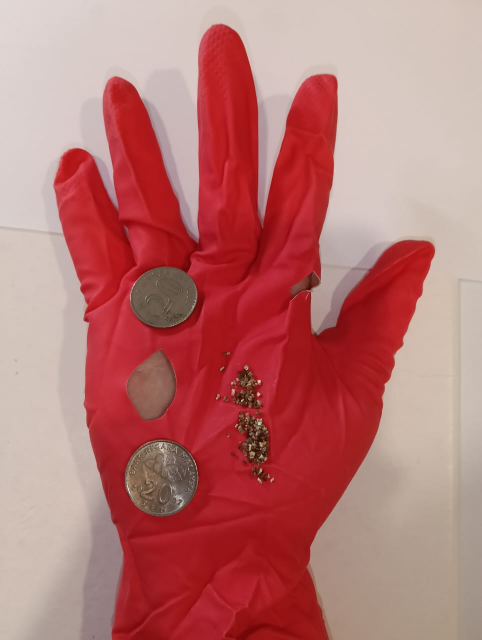
%> input picture LatexGloves/Latex Glove/AllDef.jpeg, 963 x 1280 px (shown at 1/2 size)
$ octave --eval "LatexForeignObject(imread('Latex Glove/AllDef.jpeg'));"   (GNU Octave 9; MATLAB toolbox functions it lacks are replaced by stand-ins)
%> lines starting %> are read from the running program, lines starting %| are printed output that depends on the picture; in (x1, y1, x2, y2) boxes, pixels count from 0 and x2, y2 are one past the last pixel; in counts of white or black regions, pixels touching at a corner belong together; the program's own positions count from 1
function LatexForeignObject(input_img, showFigures)
% LATEXFOREIGNOBJECT - Detect foreign objects on a red latex glove
%
% Step by step:
%   1. Grayscale + median filter (preprocessing)
%   2. HSV conversion
%   3. Separate background from hand+glove
%   4. Extract red glove from the hand+glove region
%   5. Anything not red glove within the hand+glove = foreign object

    if nargin < 2, showFigures = true; end

    try
        %% ── STEP 1: GRAYSCALE + MEDIAN FILTER ───────────────────────────
        gray_img     = GloveDetectionUtils.convertToGrayscale(input_img);
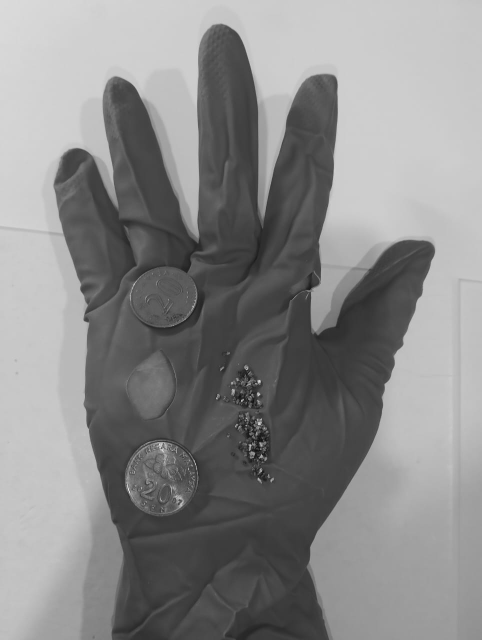
%> gray_img: size 1280x963 uint8 (shown at 1/2 size); min 9, max 253, mean 137.4
        filtered_img = GloveDetectionUtils.applyMedianFilter(gray_img, [5 5]);

        %% ── STEP 2: HSV ──────────────────────────────────────────────────
        hsv_img = rgb2hsv(input_img);
%> hsv_img: size 1280x963x3 double; mean H, S, V 0.443, 0.419, 0.723
        H = hsv_img(:,:,1);
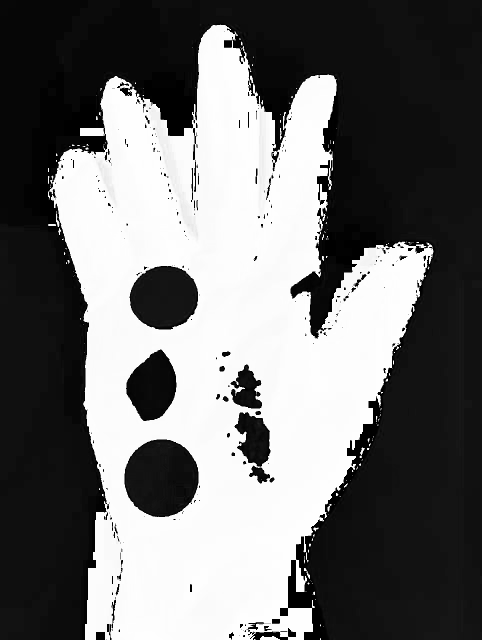
%> H: size 1280x963 double (shown at 1/2 size); min 0, max 0.999, mean 0.443
        S = hsv_img(:,:,2);
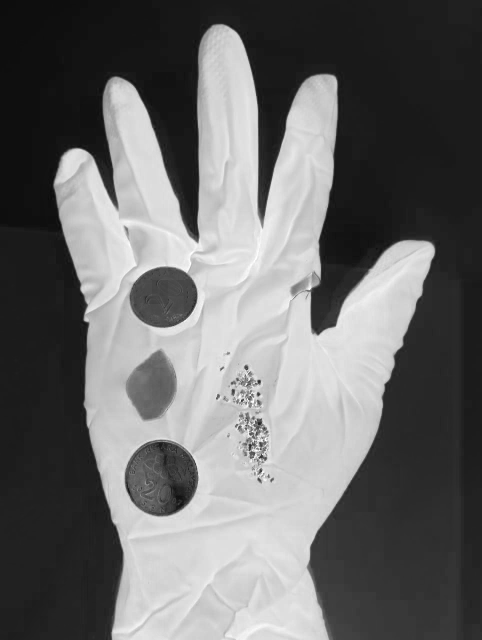
%> S: size 1280x963 double (shown at 1/2 size); min 0.0309, max 1, mean 0.419
        V = hsv_img(:,:,3);
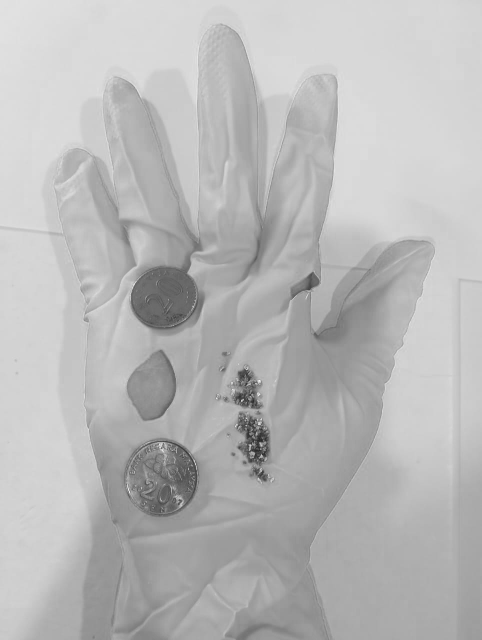
%> V: size 1280x963 double (shown at 1/2 size); min 0.114, max 1, mean 0.723

        %% ── STEP 3: SEPARATE BACKGROUND FROM HAND+GLOVE ─────────────────
        % Background = plain white/grey = low saturation + high brightness
        % Everything that is NOT background = hand + glove region
        background_mask = (S < 0.15) & (V > 0.55);           % ← TUNE
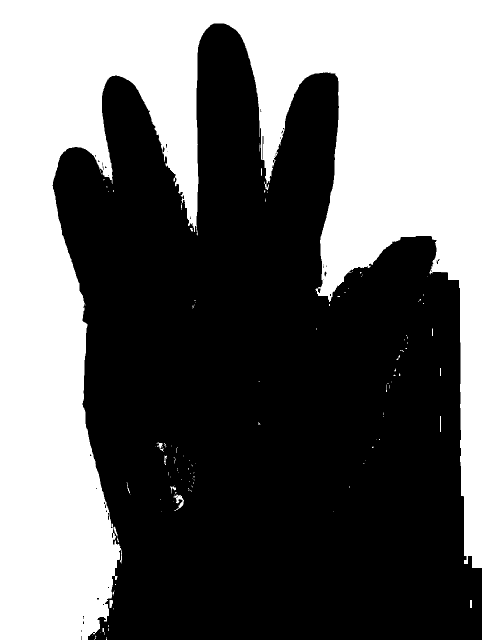
%> background_mask: size 1280x963 logical (shown at 1/2 size); 41.3% white; 126 white regions (108 under 20 px), largest, box (x1, y1, x2, y2) and area: (0, 0, 963, 1280) 507102, (347, 989, 368, 1022) 255, (219, 1200, 226, 1216) 91
        background_mask = bwareaopen(background_mask, 3000);  % remove small bg blobs
%> background_mask: size 1280x963 logical; 41.1% white; 1 white region, box (x1, y1, x2, y2) and area: (0, 0, 963, 1280) 507102
        background_mask = bwareafilt(background_mask, 1);     % keep largest bg region only

        % Hand+glove region = everything that is not background
        hand_glove_region = ~background_mask;
        hand_glove_region = bwareaopen(hand_glove_region, 1000);
%> hand_glove_region: size 1280x963 logical; 58.8% white; 1 black region, box (x1, y1, x2, y2) and area: (0, 0, 963, 1280) 507473
        hand_glove_region = bwareafilt(hand_glove_region, 1); % keep largest = the hand+glove
        hand_glove_region = imfill(hand_glove_region, 'holes');
%> hand_glove_region: size 1280x963 logical; 58.8% white; 1 black region, box (x1, y1, x2, y2) and area: (0, 0, 963, 1280) 507324

        %% ── STEP 4: EXTRACT RED GLOVE FROM HAND+GLOVE REGION ────────────
        % Within the hand+glove region, find what is red latex
        % Red in HSV wraps around H=0: check both H<threshold and H>threshold
        is_red_glove = ((H < 0.05) | (H > 0.92)) & ...       % ← TUNE hue range
                       (S > 0.50)  & ...                      % ← TUNE saturation: vivid red
                       (V > 0.10)  & (V < 0.95) & ...        % ← TUNE brightness range
                       hand_glove_region;                     % must be inside hand+glove
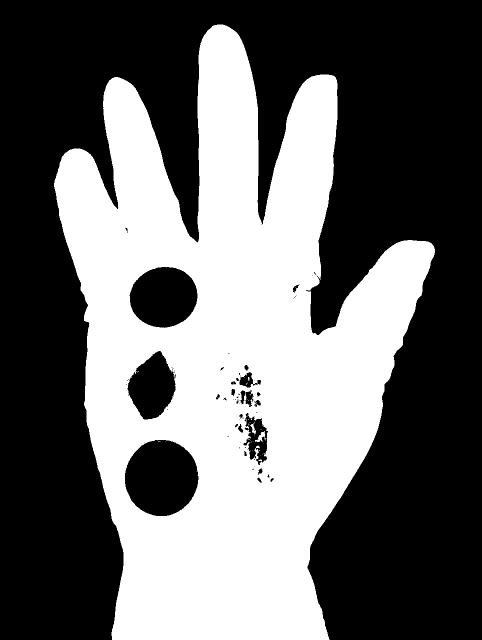
%> is_red_glove: size 1280x963 logical (shown at 1/2 size); 41% white; 38 white regions (35 under 20 px), largest, box (x1, y1, x2, y2) and area: (108, 49, 870, 1280) 505098, (510, 862, 533, 884) 200, (499, 843, 512, 868) 111

        is_red_glove = medfilt2(is_red_glove, [5 5]);         % smooth edges
%> is_red_glove: size 1280x963 logical; 41% white; 4 white regions (1 under 20 px), largest, box (x1, y1, x2, y2) and area: (108, 49, 870, 1280) 505492, (511, 864, 530, 884) 178, (501, 848, 512, 867) 97
        is_red_glove = bwareaopen(is_red_glove, 500);         % remove small red blobs
%> is_red_glove: size 1280x963 logical; 41% white; 1 white region, box (x1, y1, x2, y2) and area: (108, 49, 870, 1280) 505492
        is_red_glove = bwareafilt(is_red_glove, 1);           % keep largest red = the glove

        % Fill the glove to a solid shape
        glove_filled = imfill(is_red_glove, 'holes');
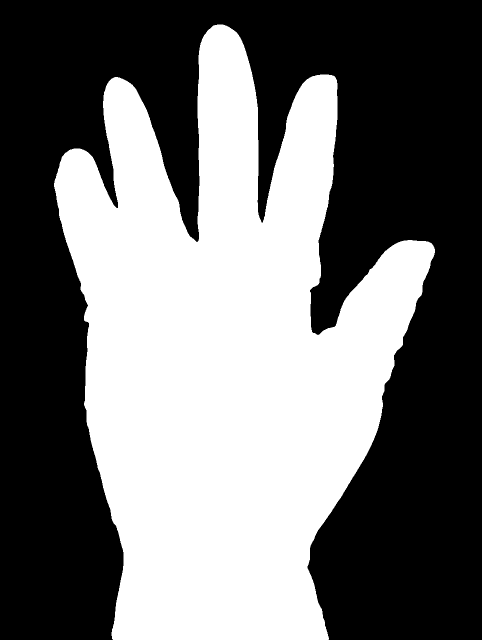
%> glove_filled: size 1280x963 logical (shown at 1/2 size); 44.6% white; 1 white region, box (x1, y1, x2, y2) and area: (108, 49, 870, 1280) 549261
        glove_filled = GloveDetectionUtils.extractGloveMask(glove_filled, 3);

        % Shadow zone: thin ring at glove boundary, never search here
        shadow_zone   = glove_filled & ~imerode(glove_filled, strel('disk', 14)); % ← TUNE
        safe_interior = glove_filled & ~shadow_zone;

        %% ── STEP 5: NOT RED GLOVE = FOREIGN OBJECT ──────────────────────
        % Inside the safe glove interior, anything that is not red = foreign object
        % This catches: plastic, rubber band, clip, any other object
        foreign_mask = ~is_red_glove & safe_interior;

        %% ── STEP 6: CLEANUP ──────────────────────────────────────────────
        foreign_mask = medfilt2(foreign_mask, [3 3]);
        foreign_mask = bwareaopen(foreign_mask, 50);            % ← TUNE remove tiny specks
        foreign_mask = imclose(foreign_mask, strel('disk', 8)); % ← TUNE merge nearby fragments
        foreign_mask = imfill(foreign_mask, 'holes');
        foreign_mask = bwareaopen(foreign_mask, 150);           % ← TUNE final min object size

        %% ── STEP 7: SAVE + DETECT ────────────────────────────────────────
        RL_foreign_mask = foreign_mask;
        save(fullfile(pwd, 'RNpic.mat'), ...
            'is_red_glove', 'glove_filled', 'shadow_zone', ...
            'safe_interior', 'RL_foreign_mask');

        min_foreign_area = 150;                                 % ← TUNE
        [foreign_objects, foreign_mask_filtered] = ...
            GloveDetectionUtils.detectAndFilterDefects(RL_foreign_mask, min_foreign_area);

        save(fullfile(pwd, 'RNvariables.mat'), 'foreign_objects');

        %% ── STEP 8: DISPLAY ─────────────────────────────────────────────
        if showFigures
            figure('Name', 'Foreign Object Detection', ...
                   'NumberTitle', 'off', 'Position', [50 50 1400 700]);

            subplot(2,4,1); imshow(input_img);                   title('1. Original RGB');
            subplot(2,4,2); imshow(filtered_img);                title('2. Grayscale + Median');
            subplot(2,4,3); imshow(background_mask);             title('3. Background');
            subplot(2,4,4); imshow(hand_glove_region);           title('4. Hand + Glove Region');

            subplot(2,4,5); imshow(is_red_glove);                title('5. Red Glove Only');
            subplot(2,4,6); imshow(safe_interior);               title('6. Safe Search Zone');
            subplot(2,4,7); imshow(foreign_mask_filtered);       title('7. Foreign Object Mask');
            subplot(2,4,8); imshow(labeloverlay(input_img, foreign_mask_filtered, ...
                            'Colormap', [1 1 0], 'Transparency', 0.45));
                            title('8. Final Overlay');

            GloveDetectionUtils.displayDefectResults(input_img, ...
                foreign_objects, foreign_mask_filtered, 'Foreign Object');
        end

    catch ME
        disp(ME.message);
    end
end

$ run again, on LatexGloves/Latex Glove/Contamination.jpeg
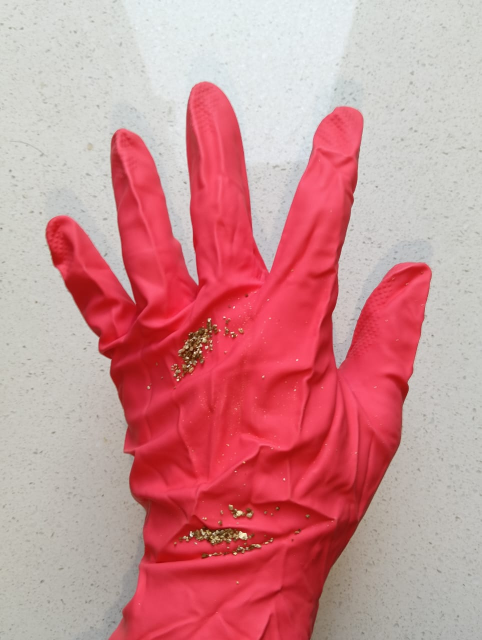
%> input picture LatexGloves/Latex Glove/Contamination.jpeg, 963 x 1280 px (shown at 1/2 size)
%> hsv_img: size 1280x963x3 double; mean H, S, V 0.516, 0.324, 0.807
%> in LatexForeignObject, `background_mask = (S < 0.15) & (V > 0.55);`:
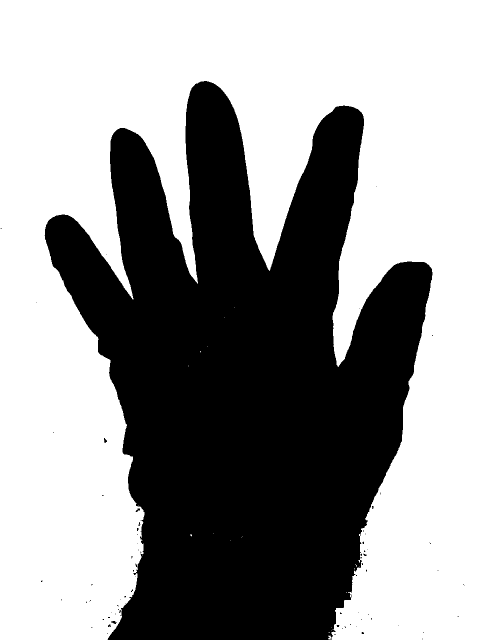
%> background_mask: size 1280x963 logical (shown at 1/2 size); 58.7% white; 78 black regions (73 under 20 px), largest, box (x1, y1, x2, y2) and area: (89, 162, 865, 1280) 508478, (222, 1242, 233, 1248) 40, (208, 876, 214, 886) 37, (271, 1017, 280, 1024) 33, (216, 1249, 222, 1254) 21
%> in LatexForeignObject, `glove_filled = imfill(is_red_glove, 'holes');`:
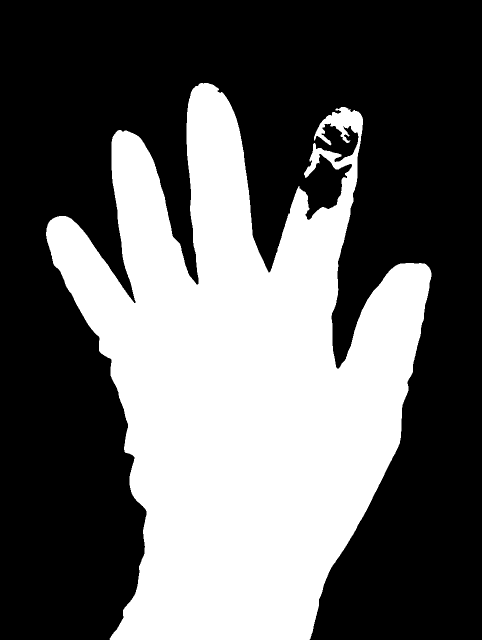
%> glove_filled: size 1280x963 logical (shown at 1/2 size); 38.8% white; 1 white region, box (x1, y1, x2, y2) and area: (92, 166, 863, 1280) 478041

$ run again, on LatexGloves/Latex Glove/Contamination2.jpeg
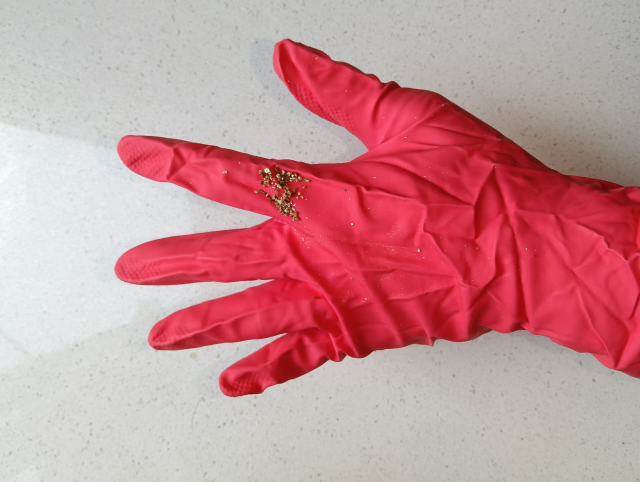
%> input picture LatexGloves/Latex Glove/Contamination2.jpeg, 1280 x 963 px (shown at 1/2 size)
%> hsv_img: size 963x1280x3 double; mean H, S, V 0.472, 0.291, 0.789
%> in LatexForeignObject, `background_mask = (S < 0.15) & (V > 0.55);`:
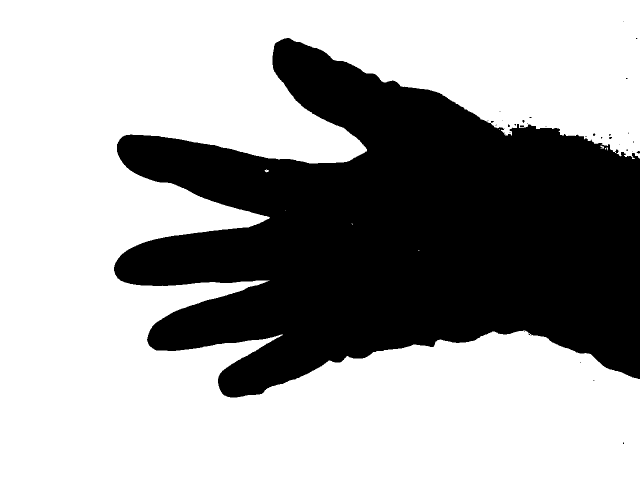
%> background_mask: size 963x1280 logical (shown at 1/2 size); 64% white; 37 black regions (34 under 20 px), largest, box (x1, y1, x2, y2) and area: (228, 76, 1280, 795) 443921, (1040, 251, 1048, 254) 24, (1273, 302, 1280, 307) 24
%> in LatexForeignObject, `glove_filled = imfill(is_red_glove, 'holes');`:
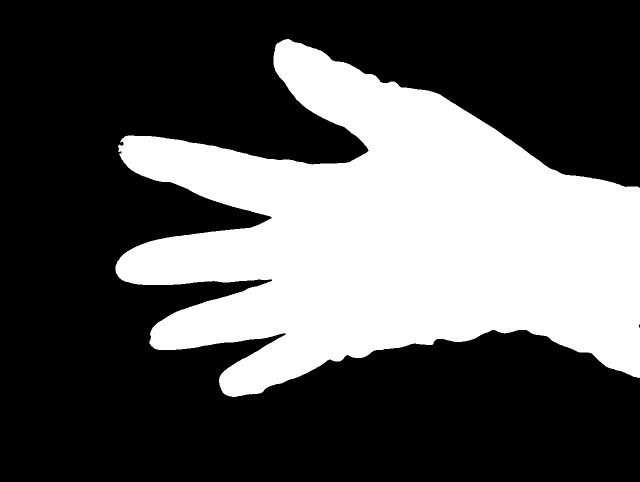
%> glove_filled: size 963x1280 logical (shown at 1/2 size); 34% white; 1 white region, box (x1, y1, x2, y2) and area: (231, 78, 1280, 794) 419208

$ run again, on LatexGloves/Latex Glove/Contamination3.jpeg
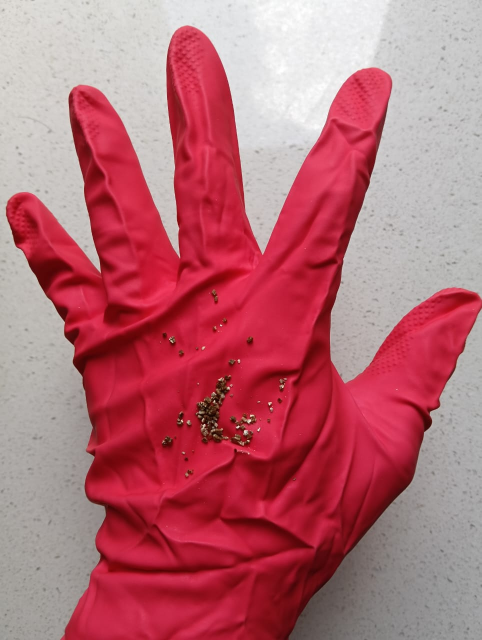
%> input picture LatexGloves/Latex Glove/Contamination3.jpeg, 963 x 1280 px (shown at 1/2 size)
%> hsv_img: size 1280x963x3 double; mean H, S, V 0.591, 0.438, 0.717
%> in LatexForeignObject, `glove_filled = imfill(is_red_glove, 'holes');`:
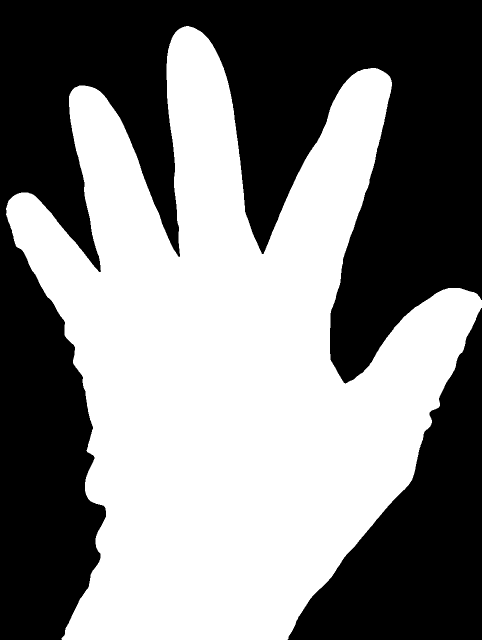
%> glove_filled: size 1280x963 logical (shown at 1/2 size); 50.7% white; 2 black regions, box (x1, y1, x2, y2) and area: (0, 0, 963, 1280) 494201, (575, 616, 963, 1280) 113680
